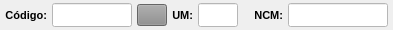
              <widget class="QWidget" name="widget" native="true">
               <property name="minimumSize">
                <size>
                 <width>0</width>
                 <height>0</height>
                </size>
               </property>
               <property name="maximumSize">
                <size>
                 <width>16777215</width>
                 <height>30</height>
                </size>
               </property>
               <property name="font">
                <font>
                 <pointsize>8</pointsize>
                </font>
               </property>
               <layout class="QHBoxLayout" name="horizontalLayout_8">
                <property name="spacing">
                 <number>5</number>
                </property>
                <property name="leftMargin">
                 <number>5</number>
                </property>
                <property name="topMargin">
                 <number>3</number>
                </property>
                <property name="rightMargin">
                 <number>5</number>
                </property>
                <property name="bottomMargin">
                 <number>3</number>
                </property>
                <item>
                 <widget class="QLabel" name="label_54">
                  <property name="minimumSize">
                   <size>
                    <width>0</width>
                    <height>0</height>
                   </size>
                  </property>
                  <property name="maximumSize">
                   <size>
                    <width>45</width>
                    <height>16777215</height>
                   </size>
                  </property>
                  <property name="font">
                   <font>
                    <pointsize>8</pointsize>
                    <weight>75</weight>
                    <bold>true</bold>
                   </font>
                  </property>
                  <property name="text">
                   <string>Código:</string>
                  </property>
                  <property name="alignment">
                   <set>Qt::AlignRight|Qt::AlignTrailing|Qt::AlignVCenter</set>
                  </property>
                 </widget>
                </item>
                <item>
                 <widget class="QLineEdit" name="line_Codigo_Manu">
                  <property name="sizePolicy">
                   <sizepolicy hsizetype="Preferred" vsizetype="Preferred">
                    <horstretch>0</horstretch>
                    <verstretch>0</verstretch>
                   </sizepolicy>
                  </property>
                  <property name="minimumSize">
                   <size>
                    <width>0</width>
                    <height>0</height>
                   </size>
                  </property>
                  <property name="maximumSize">
                   <size>
                    <width>80</width>
                    <height>16777215</height>
                   </size>
                  </property>
                  <property name="font">
                   <font>
                    <pointsize>8</pointsize>
                   </font>
                  </property>
                  <property name="styleSheet">
                   <string notr="true">background-color: rgb(255, 255, 255);</string>
                  </property>
                  <property name="alignment">
                   <set>Qt::AlignCenter</set>
                  </property>
                 </widget>
                </item>
                <item>
                 <widget class="QPushButton" name="btn_Lupa_Prod">
                  <property name="sizePolicy">
                   <sizepolicy hsizetype="Preferred" vsizetype="Preferred">
                    <horstretch>0</horstretch>
                    <verstretch>0</verstretch>
                   </sizepolicy>
                  </property>
                  <property name="minimumSize">
                   <size>
                    <width>0</width>
                    <height>0</height>
                   </size>
                  </property>
                  <property name="maximumSize">
                   <size>
                    <width>30</width>
                    <height>22</height>
                   </size>
                  </property>
                  <property name="font">
                   <font>
                    <pointsize>8</pointsize>
                    <weight>75</weight>
                    <bold>true</bold>
                   </font>
                  </property>
                  <property name="cursor">
                   <cursorShape>PointingHandCursor</cursorShape>
                  </property>
                  <property name="layoutDirection">
                   <enum>Qt::LeftToRight</enum>
                  </property>
                  <property name="autoFillBackground">
                   <bool>false</bool>
                  </property>
                  <property name="styleSheet">
                   <string notr="true">background-color: rgb(141, 141, 141);</string>
                  </property>
                  <property name="text">
                   <string/>
                  </property>
                  <property name="icon">
                   <iconset>
                    <normaloff>../arquivos/icones/lupa.png</normaloff>../arquivos/icones/lupa.png</iconset>
                  </property>
                  <property name="iconSize">
                   <size>
                    <width>20</width>
                    <height>20</height>
                   </size>
                  </property>
                  <property name="checkable">
                   <bool>false</bool>
                  </property>
                  <property name="autoDefault">
                   <bool>false</bool>
                  </property>
                  <property name="default">
                   <bool>false</bool>
                  </property>
                  <property name="flat">
                   <bool>false</bool>
                  </property>
                 </widget>
                </item>
                <item>
                 <widget class="QLabel" name="label_25">
                  <property name="maximumSize">
                   <size>
                    <width>25</width>
                    <height>16777215</height>
                   </size>
                  </property>
                  <property name="font">
                   <font>
                    <pointsize>8</pointsize>
                    <weight>75</weight>
                    <bold>true</bold>
                   </font>
                  </property>
                  <property name="text">
                   <string>UM:</string>
                  </property>
                  <property name="alignment">
                   <set>Qt::AlignRight|Qt::AlignTrailing|Qt::AlignVCenter</set>
                  </property>
                 </widget>
                </item>
                <item>
                 <widget class="QLineEdit" name="line_UM_Manu">
                  <property name="sizePolicy">
                   <sizepolicy hsizetype="Preferred" vsizetype="Preferred">
                    <horstretch>0</horstretch>
                    <verstretch>0</verstretch>
                   </sizepolicy>
                  </property>
                  <property name="minimumSize">
                   <size>
                    <width>0</width>
                    <height>0</height>
                   </size>
                  </property>
                  <property name="maximumSize">
                   <size>
                    <width>40</width>
                    <height>16777215</height>
                   </size>
                  </property>
                  <property name="font">
                   <font>
                    <pointsize>8</pointsize>
                   </font>
                  </property>
                  <property name="styleSheet">
                   <string notr="true">background-color: rgb(255, 255, 255);</string>
                  </property>
                  <property name="alignment">
                   <set>Qt::AlignCenter</set>
                  </property>
                 </widget>
                </item>
                <item>
                 <widget class="QLabel" name="label_15">
                  <property name="font">
                   <font>
                    <pointsize>8</pointsize>
                   </font>
                  </property>
                  <property name="text">
                   <string/>
                  </property>
                 </widget>
                </item>
                <item>
                 <widget class="QLabel" name="label_46">
                  <property name="minimumSize">
                   <size>
                    <width>0</width>
                    <height>0</height>
                   </size>
                  </property>
                  <property name="maximumSize">
                   <size>
                    <width>40</width>
                    <height>16777215</height>
                   </size>
                  </property>
                  <property name="font">
                   <font>
                    <pointsize>8</pointsize>
                    <weight>75</weight>
                    <bold>true</bold>
                   </font>
                  </property>
                  <property name="text">
                   <string>NCM:</string>
                  </property>
                  <property name="alignment">
                   <set>Qt::AlignRight|Qt::AlignTrailing|Qt::AlignVCenter</set>
                  </property>
                 </widget>
                </item>
                <item>
                 <widget class="QLineEdit" name="line_NCM_Manu">
                  <property name="sizePolicy">
                   <sizepolicy hsizetype="Preferred" vsizetype="Preferred">
                    <horstretch>0</horstretch>
                    <verstretch>0</verstretch>
                   </sizepolicy>
                  </property>
                  <property name="minimumSize">
                   <size>
                    <width>0</width>
                    <height>0</height>
                   </size>
                  </property>
                  <property name="maximumSize">
                   <size>
                    <width>100</width>
                    <height>16777215</height>
                   </size>
                  </property>
                  <property name="font">
                   <font>
                    <pointsize>8</pointsize>
                   </font>
                  </property>
                  <property name="styleSheet">
                   <string notr="true">background-color: rgb(255, 255, 255);</string>
                  </property>
                  <property name="alignment">
                   <set>Qt::AlignCenter</set>
                  </property>
                 </widget>
                </item>
               </layout>
              </widget>
